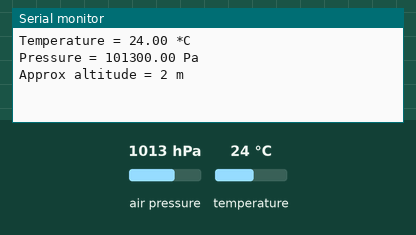
Simulated run of this sketch. Board: Arduino Uno, built with avr-gcc and run on an emulated ATmega328P. Shown: the last lines printed to the serial monitor. The test bench sets the inputs (shaded band); at power-on: air pressure 1013 hPa, temperature 24 °C.

Above: at 1.2 s.
1.3 s: air pressure set to 952 hPa
At 3.1 s:
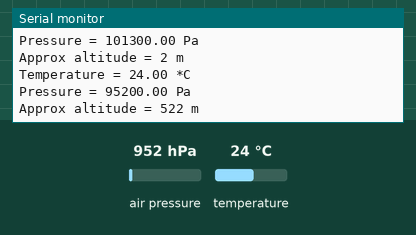
3.6 s: temperature set to 12 °C
At 5.0 s:
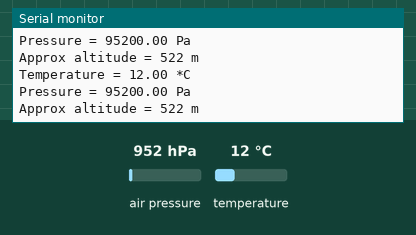
5.9 s: air pressure set to 975 hPa
At 6.9 s:
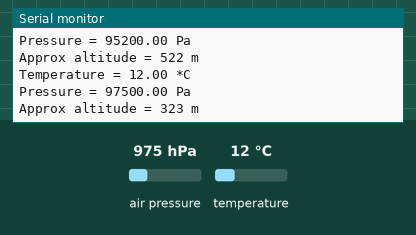
Timing chart, 0 to 8.9 s (numbered marks = the images above; inputs shaded):
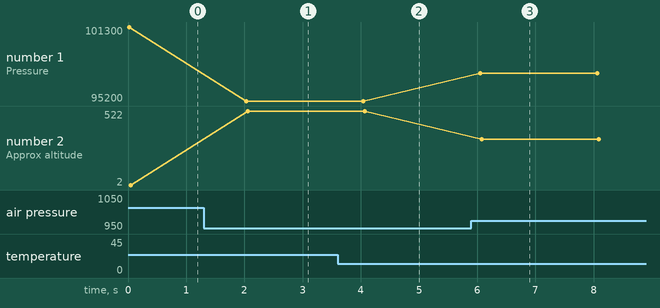

The sketch:

bmp280.ino
```cpp
#include <Wire.h>
#include <Adafruit_BMP280.h>


Adafruit_BMP280 bme; // I2C


void setup() {
  Serial.begin(9600);

  if (!bme.begin()) {
    Serial.println("Could not find a valid BMP280 sensor, check wiring!");
    while (1);
  }
}

void loop() {
    Serial.print("Temperature = ");
    Serial.print(bme.readTemperature());
    Serial.println(" *C");

    Serial.print("Pressure = ");
    Serial.print(bme.readPressure());
    Serial.println(" Pa");
int alt= bme.readAltitude(1013.25);
    Serial.print("Approx altitude = ");
    Serial.print(alt); // this should be adjusted to your local forcase
    Serial.println(" m");

    Serial.println();
    delay(2000);
}
```

Measured:
- after the input at 1.3 s, the serial monitor: prints a new line after 0.73 s (image 1)
- after the input at 3.6 s, the serial monitor: prints a new line after 0.42 s (image 2)
- after the input at 5.9 s, the serial monitor: prints a new line after 0.16 s (image 3)
- plotted number 1: 101300 → 95200 after the input at 1.3 s, 95200 → 97500 after the input at 5.9 s
- plotted number 2: 2 → 522 after the input at 1.3 s, 522 → 323 after the input at 5.9 s
